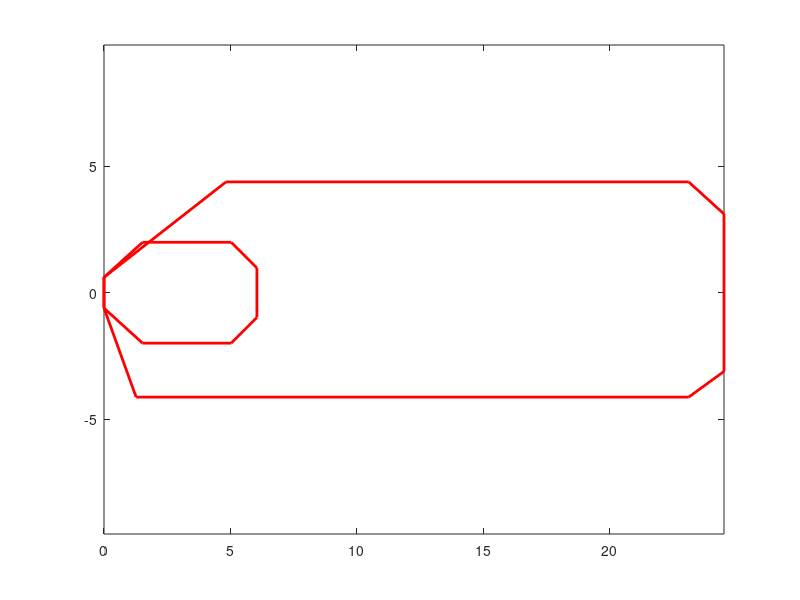

This chart was generated by the following MATLAB code:
function plot_gt()
inch2m = 0.0254;        % 1 inch = 0.0254 m

gt_x = [0 0 190 910 965 965 910 50 0 0];
gt_y = [0 24 172.5 172.5 122.5 -122.5 -162.5 -162.5 -24 0];

gt_x = gt_x * inch2m;
gt_y = gt_y * inch2m;

gt_x2 = [0 0 60 60+138 60+138+40 60+138+40 60+138 60 0 0];
gt_y2 = [0 24 38.5+40 38.5+40 38.5 -38.5 -38.5-40 -38.5-40 -24 0];

gt_x2 = gt_x2 * inch2m;
gt_y2 = gt_y2 * inch2m;

figure;
plot(gt_x,gt_y,'r-','LineWidth',2);
hold on;
plot(gt_x2,gt_y2,'r-','LineWidth',2);
axis equal
hold off;

end